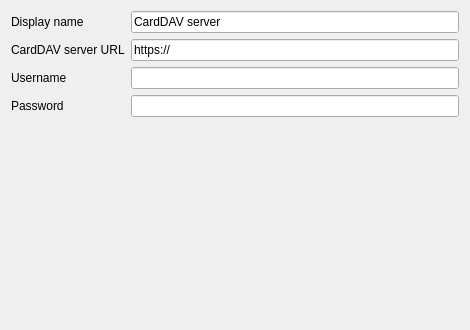
<?xml version="1.0" encoding="UTF-8"?>
<ui version="4.0">
 <class>WizAddDeviceCardDav</class>
 <widget class="QWidget" name="WizAddDeviceCardDav">
  <property name="geometry">
   <rect>
    <x>0</x>
    <y>0</y>
    <width>470</width>
    <height>330</height>
   </rect>
  </property>
  <property name="windowTitle">
   <string>Form</string>
  </property>
  <layout class="QGridLayout" name="gridLayout">
   <item row="1" column="0">
    <widget class="QLabel" name="label">
     <property name="text">
      <string>CardDAV server URL</string>
     </property>
    </widget>
   </item>
   <item row="1" column="1">
    <widget class="QLineEdit" name="leServerUrl">
     <property name="text">
      <string>https://</string>
     </property>
    </widget>
   </item>
   <item row="2" column="0">
    <widget class="QLabel" name="label_2">
     <property name="text">
      <string>Username</string>
     </property>
    </widget>
   </item>
   <item row="4" column="0">
    <spacer name="verticalSpacer">
     <property name="orientation">
      <enum>Qt::Vertical</enum>
     </property>
     <property name="sizeHint" stdset="0">
      <size>
       <width>20</width>
       <height>40</height>
      </size>
     </property>
    </spacer>
   </item>
   <item row="2" column="1">
    <widget class="QLineEdit" name="leUserName"/>
   </item>
   <item row="3" column="0">
    <widget class="QLabel" name="label_3">
     <property name="text">
      <string>Password</string>
     </property>
    </widget>
   </item>
   <item row="3" column="1">
    <widget class="QLineEdit" name="lePassword">
     <property name="echoMode">
      <enum>QLineEdit::Password</enum>
     </property>
    </widget>
   </item>
   <item row="0" column="0">
    <widget class="QLabel" name="label_4">
     <property name="text">
      <string>Display name</string>
     </property>
    </widget>
   </item>
   <item row="0" column="1">
    <widget class="QLineEdit" name="leDisplayName">
     <property name="toolTip">
      <string>How you want the connection to be named</string>
     </property>
     <property name="text">
      <string>CardDAV server</string>
     </property>
    </widget>
   </item>
  </layout>
 </widget>
 <tabstops>
  <tabstop>leDisplayName</tabstop>
  <tabstop>leServerUrl</tabstop>
  <tabstop>leUserName</tabstop>
  <tabstop>lePassword</tabstop>
 </tabstops>
 <resources/>
 <connections/>
</ui>
